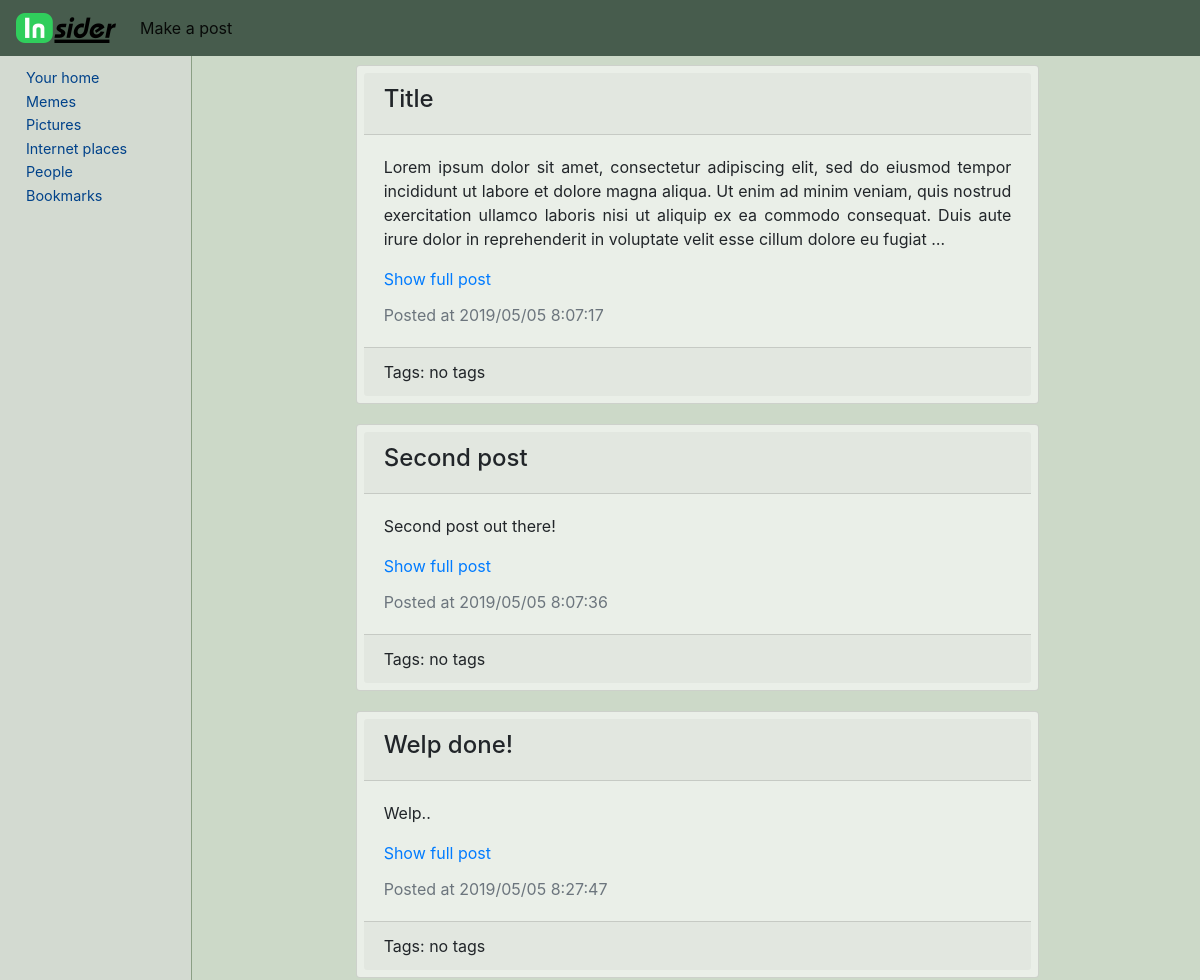
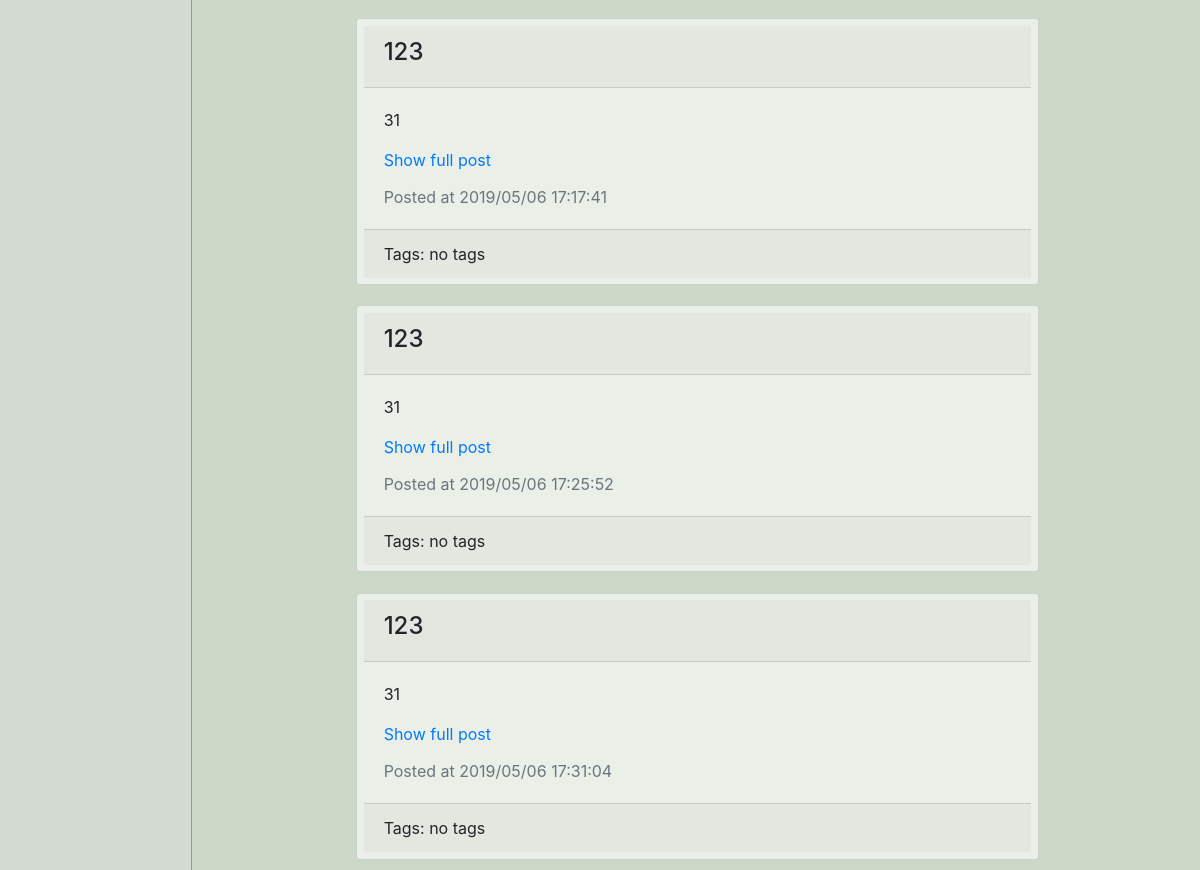
Screenshot of /user/title with the database file from the repository (2 pictures, top to bottom).
### homepage/models.py (models this page shows, shortened)
class Post(models.Model):
    title = models.CharField(max_length=150, db_index=True)
    slug = models.SlugField(max_length=150, unique=True)
    body = models.TextField(blank=True, db_index=True)
    date_pub = models.DateTimeField(auto_now_add=True)
    def get_absolute_url(self):
        return reverse("post_detail_url", kwargs={'slug': self.slug})

### homepage/views.py (the view)
# urls.py: path('user/<str:user_slug>', views.UserHomepage.as_view(), name="user_home"),
class UserHomepage(View):
    def get(self, request, user_slug):
        posts = Post.objects.all()
        return render(request, "homepage/user_posts.html", context={"posts": posts})

### homepage/templates/homepage/user_posts.html (shortened to what this page needs)
{% extends "main_template.html" %}
{% load static %}
{% block includes %}
    <link rel="stylesheet" href="{% static 'css/user_post.css' %}">
{% endblock %}
{% block content %}
    {% for post in posts %}
        <div class="post_card" style="padding: 1%; width: 70%; margin: auto">
            <div class="card user_post" style="padding: 1%;">
                <div class="card-header">
                    <h4>{{ post.title }}</h4>
                </div>
                <div class="card-body">
                    <p class="card-text" style="text-align: justify">{{ post.body|truncatewords:50}}</p>
                    <a href="{{ post.get_absolute_url }}">Show full post</a>
                    <div class="text-muted" style="margin-top: 2%">Posted at {{ post.date_pub|date:"Y/m/d G:i:s" }}</div>
                </div>
                <div class="card-footer">
                    Tags:
                    {% if post.post_tags.all|length == 0 %}
                        no tags
                    {% endif %}
                </div>
            </div>
        </div>
    {% endfor %}
{% endblock %}

### templates/main_template.html (shortened to what this page needs)
<!DOCTYPE html>
{% load static %}
<html lang="en">
<head>
    <link rel="stylesheet" href="{% static 'bootstrap/css/bootstrap.css' %}">
    <link rel="stylesheet" href="{% static 'css/sidebar.css' %}">
    {% block includes %}
    {% endblock %}
</head>
<body style="background: #ccd9c8">
    <div id="navigationBar" style="position: fixed; width: 100%; z-index: 100">
        {% include "navbar.html" %}
    </div>
    <div id="pageLayout">
        <div id="sideBar">
            {% include "side_bar.html" %}
        </div>
        <div id="pageBody" style="display: block; padding-left: 195px; padding-top: 55px; background: #ccd9c8;">
            {% block content %}{% endblock %}
        </div>
    </div>
</body>
</html>

### templates/navbar.html (shortened to what this page needs)
{% load static %}
<nav class="navbar navbar-expand-lg navbar-light " style="background-color: #475c4d;">
    <img  class="navbar-brand" src="{% static 'images/logo.png' %}" onerror="{% static 'images/favicon.ico' %}">
  <div class="collapse navbar-collapse" id="navbarNavAltMarkup">
    <div class="navbar-nav">
      <a class="nav-item nav-link active" href="{% url 'post_create' %}">Make a post</a>
    </div>
  </div>
</nav>

### templates/side_bar.html
{% load static %}
<ul class="nav flex-column">
  <li class="nav-item">
    <a class="nav-link sidebar_element" href="#">Your home</a>
  </li>
  <li class="nav-item">
    <a class="nav-link sidebar_element" href="#">Memes</a>
  </li>
    <li class="nav-item">
    <a class="nav-link sidebar_element" href="#">Pictures</a>
  </li>
  <li class="nav-item">
    <a class="nav-link sidebar_element" href="#">Internet places</a>
  </li>
   <li class="nav-item">
    <a class="nav-link sidebar_element" href="#">People</a>
  </li>
  <li class="nav-item">
    <a class="nav-link sidebar_element" href="#">Bookmarks</a>
  </li>
</ul>

### static/css/sidebar.css (style rules this page uses)
#sideBar { background-color: #d3dad1; margin-top: 56px; float: left; height: 100%; box-sizing: border-box; position: fixed; width: 192px; border-right: 1px solid #8a9f84; padding: 10px; }
.sidebar_element { color: #00428a; font-size: 90%; padding-top: 1px; padding-bottom: 1px; }

### homepage/static/css/user_post.css (style rules this page uses)
.user_post { background-color: #eaefe8; }

### rows the page displays
Post: title "Title", body "Lorem ipsum dolor sit amet, consectetur adipiscing elit, sed do eiusmod tempor incididunt ut labore et dolore magna aliqua. Ut enim ad minim veniam, quis nostrud exercitation ullamco laboris nisi ut aliquip ex ea commodo consequat. Duis aute irure dolor in reprehenderit in voluptate velit esse cillum dolore eu fugiat …", date_pub "2019/05/05 8:07:17"
Post: title "Second post", body "Second post out there!", date_pub "2019/05/05 8:07:36"
Post: title "Welp done!", body "Welp..", date_pub "2019/05/05 8:27:47"
Post: title "123", body "31", date_pub "2019/05/06 17:17:41"
Post: title "123", body "31", date_pub "2019/05/06 17:25:52"
Post: title "123", body "31", date_pub "2019/05/06 17:31:04"
